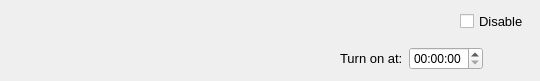
<?xml version="1.0" encoding="UTF-8"?>
<ui version="4.0">
 <class>BlueLightReducerPage</class>
 <widget class="QWidget" name="BlueLightReducerPage">
  <property name="geometry">
   <rect>
    <x>0</x>
    <y>0</y>
    <width>540</width>
    <height>81</height>
   </rect>
  </property>
  <property name="windowTitle">
   <string>Form</string>
  </property>
  <layout class="QGridLayout" name="gridLayout">
   <item row="2" column="0">
    <layout class="QHBoxLayout" name="horizontalLayout_2">
     <item>
      <widget class="QPushButton" name="wBlueLightReducerHelp">
       <property name="text">
        <string/>
       </property>
       <property name="icon">
        <iconset resource="resources.qrc">
         <normaloff>:/icons/ico-question.png</normaloff>:/icons/ico-question.png</iconset>
       </property>
       <property name="flat">
        <bool>true</bool>
       </property>
      </widget>
     </item>
     <item>
      <widget class="BlueLightReducerWidget" name="wBlueLightReducerWidget" native="true"/>
     </item>
     <item>
      <spacer name="horizontalSpacer_2">
       <property name="orientation">
        <enum>Qt::Horizontal</enum>
       </property>
       <property name="sizeHint" stdset="0">
        <size>
         <width>40</width>
         <height>20</height>
        </size>
       </property>
      </spacer>
     </item>
     <item>
      <widget class="QLabel" name="label_2">
       <property name="font">
        <font>
         <family>Segoe UI</family>
         <pointsize>10</pointsize>
        </font>
       </property>
       <property name="text">
        <string>Turn on at:</string>
       </property>
      </widget>
     </item>
     <item>
      <widget class="QTimeEdit" name="wStartTimeEdit"/>
     </item>
     <item>
      <widget class="QPushButton" name="wBlueLightReducerStartTimeHelp">
       <property name="text">
        <string/>
       </property>
       <property name="icon">
        <iconset resource="resources.qrc">
         <normaloff>:/icons/ico-question.png</normaloff>:/icons/ico-question.png</iconset>
       </property>
       <property name="flat">
        <bool>true</bool>
       </property>
      </widget>
     </item>
    </layout>
   </item>
   <item row="0" column="0">
    <layout class="QVBoxLayout" name="verticalLayout">
     <item>
      <layout class="QHBoxLayout" name="horizontalLayout" stretch="0,0">
       <item>
        <spacer name="horizontalSpacer">
         <property name="orientation">
          <enum>Qt::Horizontal</enum>
         </property>
         <property name="sizeHint" stdset="0">
          <size>
           <width>40</width>
           <height>20</height>
          </size>
         </property>
        </spacer>
       </item>
       <item>
        <widget class="QCheckBox" name="wBlueLightReducerEnabled">
         <property name="font">
          <font>
           <family>Segoe UI</family>
           <pointsize>10</pointsize>
          </font>
         </property>
         <property name="text">
          <string>Disable</string>
         </property>
        </widget>
       </item>
      </layout>
     </item>
    </layout>
   </item>
   <item row="1" column="0">
    <spacer name="verticalSpacer">
     <property name="orientation">
      <enum>Qt::Vertical</enum>
     </property>
     <property name="sizeHint" stdset="0">
      <size>
       <width>20</width>
       <height>40</height>
      </size>
     </property>
    </spacer>
   </item>
  </layout>
 </widget>
 <customwidgets>
  <customwidget>
   <class>BlueLightReducerWidget</class>
   <extends>QWidget</extends>
   <header>bluelightreducerwidget.h</header>
  </customwidget>
 </customwidgets>
 <resources>
  <include location="resources.qrc"/>
 </resources>
 <connections/>
</ui>
